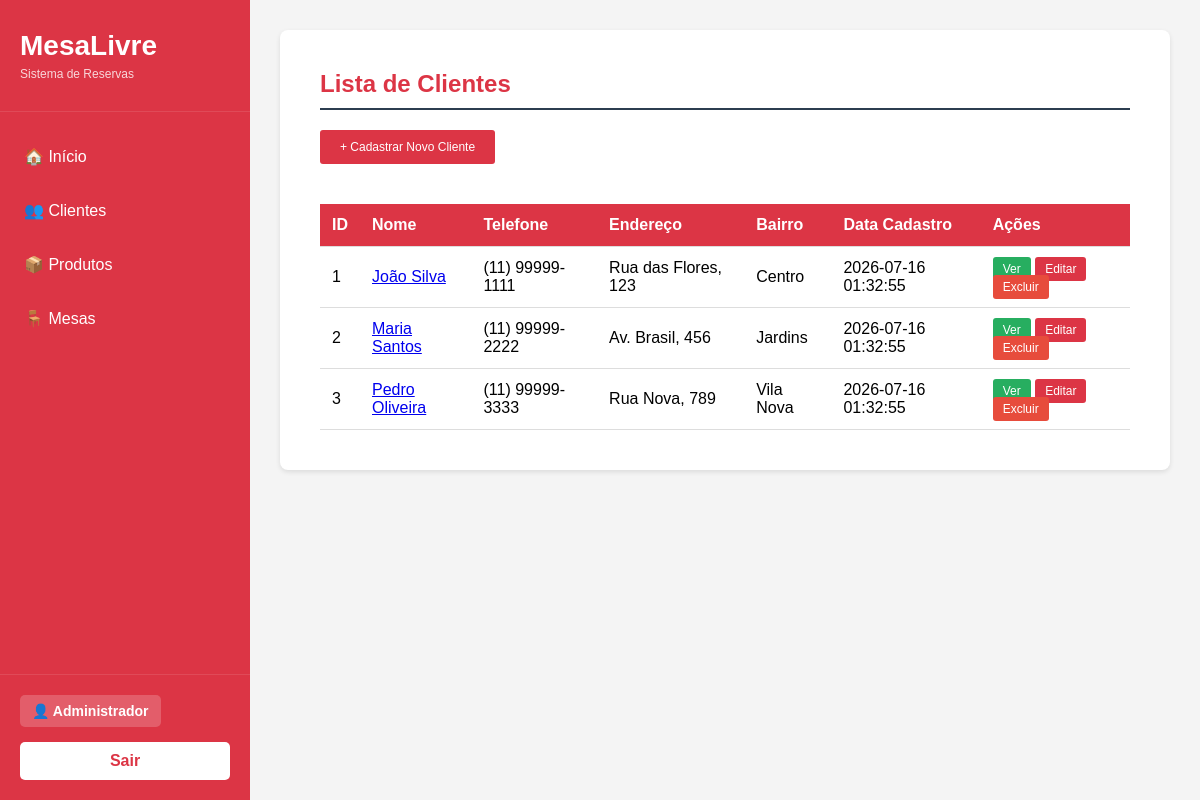
The app's page /MesaLivre/cliente.php (signed in) with its own data.
### tables this page shows
CREATE TABLE clientes (
    id_cliente INT AUTO_INCREMENT PRIMARY KEY,
    nome VARCHAR(100) NOT NULL,
    telefone VARCHAR(20),
    endereco VARCHAR(200),
    bairro VARCHAR(100),
    data_cadastro DATETIME
);

### MesaLivre/controle/cliente/ListarCliente_class.php (called while the page is built)
<?php
	include_once("modelo/cliente/ClienteDAO_class.php");
	class ListarCliente{
		public function __construct(){
			$dao = new ClienteDAO();
			$lista = $dao->listar();
			include_once("visao/cliente/listaCliente.php");
		}
	}
?>

### MesaLivre/modelo/cliente/ClienteDAO_class.php (called while the page is built, shortened)
<?php
include_once "ConnectionFactory_class.php";
class ClienteDAO {
    public function listar() {
        try {
            $fabrica = new ConnectionFactory();
            $con = $fabrica->getConnection();
            $stmt = $con->prepare("SELECT * FROM clientes");
            $stmt->execute();
            $resultado = $stmt->fetchAll(PDO::FETCH_ASSOC);
            return $resultado;
        } catch (PDOException $ex) {
            echo "Erro ao listar clientes: " . $ex->getMessage();
        }
    }
}
?>

### MesaLivre/modelo/cliente/ConnectionFactory_class.php (called while the page is built, shortened)
<?php
	class ConnectionFactory{
		public $dbType = "mysql";
		public $host = "localhost";
		public $user = "root";
		public $senha = "";
		public $db = "mesalivre";
		public $persistente = false;
		public function getConnection(){
			try{
				$this->con = new PDO(
					$this->dbType.":host=".$this->host.";dbname=".$this->db,
					$this->user,
					$this->senha,
					array(PDO::ATTR_PERSISTENT => $this->persistente,
					PDO::ATTR_ERRMODE => PDO::ERRMODE_EXCEPTION)
				);
				return $this->con;
			}
			catch(PDOException $ex){
				echo "Erro: " . $ex->getMessage();
			}
		}
	}
?>

### MesaLivre/visao/cliente/listaCliente.php (the view, shortened to what this page needs)
<h2>Lista de Clientes</h2>
<a href="cliente.php?fun=cadastrar" class="btn btn-add">+ Cadastrar Novo Cliente</a>
<table>
    <tr>
        <th>ID</th>
        <th>Nome</th>
        <th>Telefone</th>
        <th>Endereço</th>
        <th>Bairro</th>
        <th>Data Cadastro</th>
        <th>Ações</th>
    </tr>
    <?php
    if(isset($lista) && count($lista) > 0){
        foreach($lista as $cliente){
            echo "<tr>";
            echo "<td>" . $cliente['id_cliente'] . "</td>";
            echo "<td><a href='cliente.php?fun=exibir&id=" . $cliente['id_cliente'] . "'>" . $cliente['nome'] . "</a></td>";
            echo "<td>" . $cliente['telefone'] . "</td>";
            echo "<td>" . $cliente['endereco'] . "</td>";
            echo "<td>" . $cliente['bairro'] . "</td>";
            echo "<td>" . $cliente['data_cadastro'] . "</td>";
            echo "<td>
                    <a href='cliente.php?fun=exibir&id=" . $cliente['id_cliente'] . "' class='btn btn-view'>Ver</a>
                    <a href='cliente.php?fun=alterar&id=" . $cliente['id_cliente'] . "' class='btn btn-edit'>Editar</a>
                    <a href='cliente.php?fun=excluir&id=" . $cliente['id_cliente'] . "' class='btn btn-delete'>Excluir</a>
                  </td>";
            echo "</tr>";
        }
    } else {
        echo "<tr><td colspan='7' style='text-align: center;'>Nenhum cliente cadastrado</td></tr>";
    }
    ?>
</table>

### assets/css/exibir.css (style rules this page uses)
h2 { color: #2c3e50; margin-bottom: 20px; border-bottom: 2px solid #2c3e50; padding-bottom: 10px; }

### MesaLivre/visao/topo.php (style rules this page uses)
* { margin: 0; padding: 0; box-sizing: border-box; }
body { font-family: Arial, sans-serif; background-color: #f4f4f4; display: flex; min-height: 100vh; }

### MesaLivre/visao/cliente/listaCliente.php (style rules this page uses)
table { width: 100%; border-collapse: collapse; margin-top: 20px; }
th, td { padding: 12px; text-align: left; border-bottom: 1px solid #ddd; }
th { background-color: #dc3545; color: white; }
.btn { padding: 5px 10px; text-decoration: none; border-radius: 3px; color: white; font-size: 12px; }
.btn-edit { background-color: #dc3545; }
.btn-delete { background-color: #e74c3c; }
.btn-view { background-color: #27ae60; }
.btn-add { background-color: #dc3545; padding: 10px 20px; display: inline-block; margin-bottom: 20px; }
h2 { color: #dc3545; margin-bottom: 20px; }

### records on screen
clientes: id_cliente "1", nome "João Silva", telefone "(11) 99999-1111", endereco "Rua das Flores, 123", bairro "Centro", data_cadastro "2026-07-16 01:32:55"
clientes: id_cliente "2", nome "Maria Santos", telefone "(11) 99999-2222", endereco "Av. Brasil, 456", bairro "Jardins", data_cadastro "2026-07-16 01:32:55"
clientes: id_cliente "3", nome "Pedro Oliveira", telefone "(11) 99999-3333", endereco "Rua Nova, 789", bairro "Vila Nova", data_cadastro "2026-07-16 01:32:55"

### other values on screen
$usuario->getNome() "Administrador"
